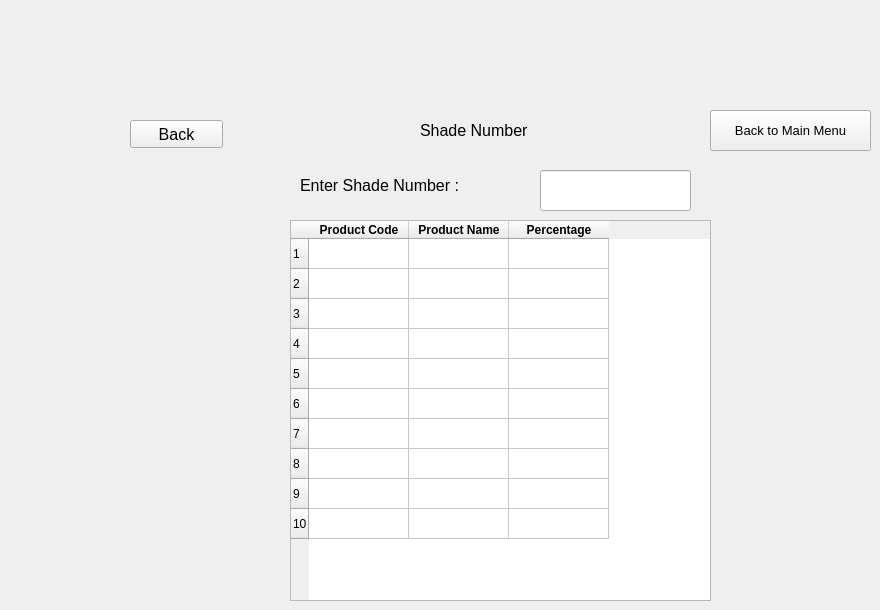
    <widget class="QWidget" name="new_shade_view_2">
     <widget class="QLineEdit" name="shade_new__view_number">
      <property name="geometry">
       <rect>
        <x>540</x>
        <y>170</y>
        <width>151</width>
        <height>41</height>
       </rect>
      </property>
      <property name="font">
       <font>
        <pointsize>12</pointsize>
       </font>
      </property>
     </widget>
     <widget class="QLabel" name="label_112">
      <property name="geometry">
       <rect>
        <x>300</x>
        <y>160</y>
        <width>211</width>
        <height>51</height>
       </rect>
      </property>
      <property name="font">
       <font>
        <pointsize>12</pointsize>
       </font>
      </property>
      <property name="text">
       <string>Enter Shade Number :</string>
      </property>
     </widget>
     <widget class="QPushButton" name="back_add_rm_12">
      <property name="geometry">
       <rect>
        <x>130</x>
        <y>120</y>
        <width>93</width>
        <height>28</height>
       </rect>
      </property>
      <property name="font">
       <font>
        <pointsize>12</pointsize>
       </font>
      </property>
      <property name="text">
       <string>Back</string>
      </property>
     </widget>
     <widget class="QLabel" name="label_113">
      <property name="geometry">
       <rect>
        <x>420</x>
        <y>110</y>
        <width>151</width>
        <height>41</height>
       </rect>
      </property>
      <property name="font">
       <font>
        <pointsize>12</pointsize>
       </font>
      </property>
      <property name="text">
       <string>Shade Number</string>
      </property>
     </widget>
     <widget class="QPushButton" name="pushButton_24">
      <property name="geometry">
       <rect>
        <x>710</x>
        <y>110</y>
        <width>161</width>
        <height>41</height>
       </rect>
      </property>
      <property name="font">
       <font>
        <pointsize>10</pointsize>
       </font>
      </property>
      <property name="text">
       <string>Back to Main Menu</string>
      </property>
     </widget>
     <widget class="QTableWidget" name="shade_new_view_details_table">
      <property name="geometry">
       <rect>
        <x>290</x>
        <y>220</y>
        <width>421</width>
        <height>381</height>
       </rect>
      </property>
      <property name="rowCount">
       <number>10</number>
      </property>
      <row/>
      <row/>
      <row/>
      <row/>
      <row/>
      <row/>
      <row/>
      <row/>
      <row/>
      <row/>
      <column>
       <property name="text">
        <string>Product Code</string>
       </property>
       <property name="font">
        <font>
         <weight>75</weight>
         <bold>true</bold>
        </font>
       </property>
      </column>
      <column>
       <property name="text">
        <string>Product Name</string>
       </property>
       <property name="font">
        <font>
         <weight>75</weight>
         <bold>true</bold>
        </font>
       </property>
      </column>
      <column>
       <property name="text">
        <string>Percentage</string>
       </property>
       <property name="font">
        <font>
         <weight>75</weight>
         <bold>true</bold>
        </font>
       </property>
      </column>
     </widget>
    </widget>
